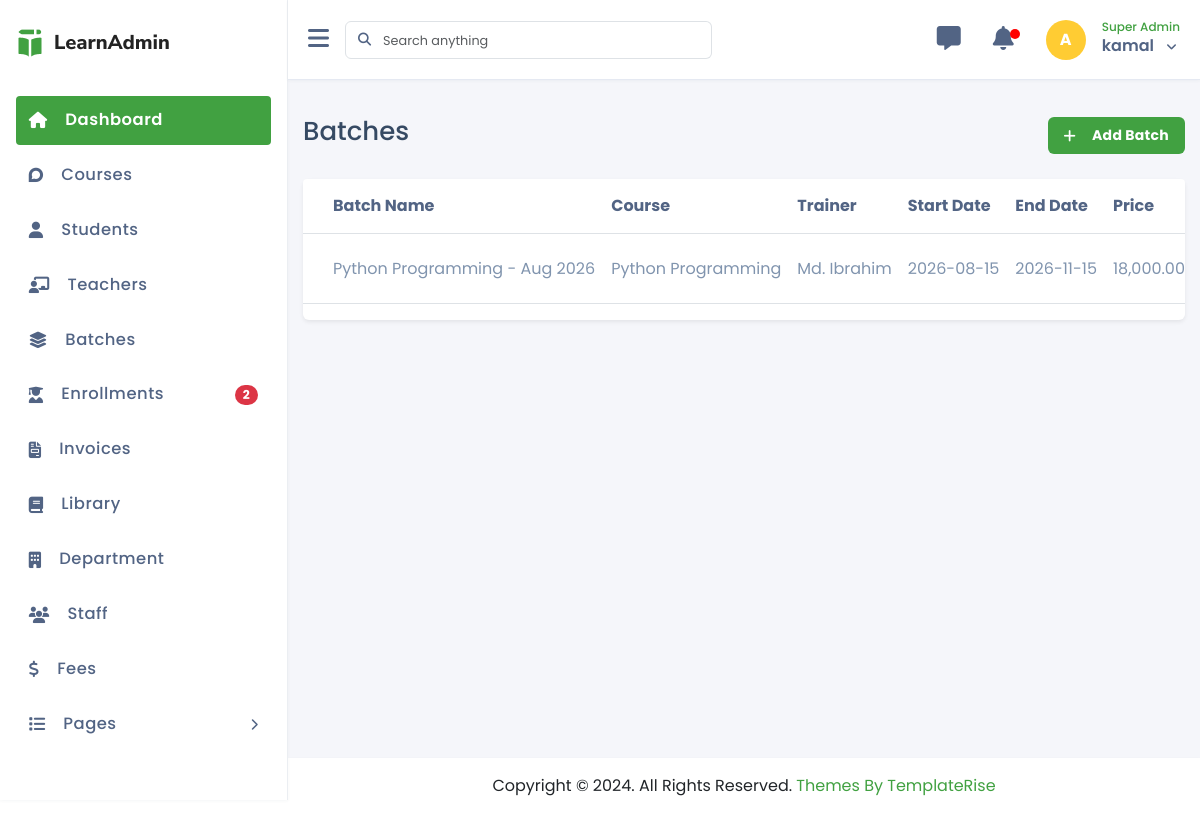
The page /batches/list.php (signed in) on the database its author committed.
### tables this page shows
CREATE TABLE `batches` (
  `id` int(10) NOT NULL,
  `course_id` int(10) NOT NULL,
  `trainer_id` int(10) NOT NULL,
  `Start_date` date NOT NULL,
  `End_date` date NOT NULL,
  `Price` decimal(10,2) NOT NULL DEFAULT 0.00,
  `Discount` decimal(10,2) NOT NULL DEFAULT 0.00,
  `Discount_type` tinyint(4) NOT NULL DEFAULT 1 COMMENT '1= Fixed,2 = Percentage',
  `start_time` time NOT NULL,
  `end_time` time NOT NULL,
  `room` varchar(50) DEFAULT NULL,
  `created_at` timestamp NOT NULL DEFAULT current_timestamp(),
  `updated_at` timestamp NOT NULL DEFAULT current_timestamp() ON UPDATE current_timestamp(),
  `created_by` int(10) UNSIGNED DEFAULT NULL,
  `updated_by` int(10) UNSIGNED DEFAULT NULL,
  `deleted_at` timestamp NULL DEFAULT NULL,
  `batch_name` varchar(100) NOT NULL,
  `total_seats` int(11) NOT NULL DEFAULT 0,
  `status` tinyint(4) NOT NULL DEFAULT 0 COMMENT '0 = Upcoming, 1 = Running, 2 = Completed'
);

CREATE TABLE `courses` (
  `id` int(11) NOT NULL,
  `course_name` varchar(100) NOT NULL,
  `category` text DEFAULT NULL,
  `duration` varchar(50) DEFAULT NULL,
  `fee` decimal(10,2) DEFAULT 0.00,
  `trainer_id` int(11) DEFAULT NULL,
  `start_date` date DEFAULT NULL,
  `end_date` date DEFAULT NULL,
  `status` int(11) NOT NULL DEFAULT 2 COMMENT '0 = Running, 1 = Completed, 2 = Upcoming',
  `description` longtext NOT NULL,
  `image` varchar(255) NOT NULL,
  `created_at` timestamp NOT NULL DEFAULT current_timestamp(),
  `updated_at` timestamp NOT NULL DEFAULT current_timestamp() ON UPDATE current_timestamp(),
  `deleted_at` timestamp NULL DEFAULT NULL,
  `created_by` int(11) DEFAULT NULL,
  `updated_by` int(11) DEFAULT NULL
);

CREATE TABLE `users` (
  `id` int(10) UNSIGNED NOT NULL,
  `full_name` varchar(100) NOT NULL,
  `email` varchar(100) NOT NULL,
  `phone` varchar(20) DEFAULT NULL,
  `password` varchar(255) NOT NULL,
  `role_id` int(11) NOT NULL,
  `status` tinyint(4) NOT NULL DEFAULT 1,
  `created_at` timestamp NOT NULL DEFAULT current_timestamp(),
  `updated_at` timestamp NOT NULL DEFAULT current_timestamp() ON UPDATE current_timestamp(),
  `deleted_at` datetime DEFAULT NULL
);

### crud/crud_class.php (called while the page is built, shortened)
<?php
class crud_class{
    private $host = "localhost";
    private $username = "root";
    private $password = "";
    private $database = "technova_training_institute";
    public $conn;
    public function __construct(){
        $this->conn = new mysqli($this->host, $this->username, $this->password, $this->database);
    }
    public function common_query($sql,$limit = "",$offset = ""){
        $result=[
            "status"=>false,
            "data"=>[],
            "message"=>""
        ];
        $rs = $this->conn->query($sql);
        if($rs->num_rows > 0){
            $result["status"] = true;
            $result["message"] = "Records found";
            while($row = $rs->fetch_object()){
                $result["data"][] = $row;
            }
            return $result;
        } else {
            $result["message"] = "No records found";
            return $result;
        }
    }
    function getMainTable($sql)
    {
        $level = 0;
        $length = strlen($sql);
        for ($i = 0; $i < $length; $i++) {
            if ($sql[$i] == '(') {
                $level++;
            } elseif ($sql[$i] == ')') {
                $level--;
            }
            if ($level == 0 && strtoupper(substr($sql, $i, 5)) == 'FROM ') {
                $rest = trim(substr($sql, $i + 5));
                if (preg_match('/^`?([a-zA-Z0-9_]+)`?/i', $rest, $matches)) {
                    return $matches[1];
                }
            }
        }
        return "";
    }
}

### component/connection.php (called while the page is built, shortened)
<?php
    require_once  ($_SERVER['DOCUMENT_ROOT'] . "/technova_training_institute/crud/crud_class.php");
    $crud = new crud_class();
?>

### batches/list.php (the view, shortened to what this page needs)
<?php require_once "../component/header.php"; ?>
<?php require_once "../component/sidebar.php"; ?>
<div class="main-content">
    <div class="row">
        <div class="col-12">
            <div class="d-flex align-items-lg-center flex-column flex-md-row flex-lg-row mt-3">
                <div class="flex-grow-1">
                    <h3 class="mb-2 text-size-26 text-color-2">Batches</h3>
                </div>
                <div class="mt-3 mt-lg-0">
                    <div class="d-flex align-items-center">
                        <a href="create.php" class="cursor-pointer ms-4 bg-white bg-primary text-white d-flex align-items-center px-3 py-2 rounded-2 text-normal fw-bolder letter-spacing-26">
                            <i class="fa-solid fa-plus me-3"></i> Add Batch
                        </a>
                    </div>
                </div>
            </div>
        </div>
    </div>
    <div class="mt-4">
        <div class="card shadow-sm border-0">
            <div class="card-body p-0">
                <div class="table-responsive table-rounded-top">
                    <table class="table align-middle">
                        <thead>
                            <tr>
                                <th>Batch Name</th>
                                <th>Course</th>
                                <th>Trainer</th>
                                <th>Start Date</th>
                                <th>End Date</th>
                                <th>Price</th>
                            </tr>
                        </thead>
                        <tbody>
                            <?php
                            $sql = "SELECT batches.*, courses.course_name, users.full_name as trainer_name
                                    FROM batches
                                    JOIN courses ON batches.course_id = courses.id
                                    JOIN trainers ON batches.trainer_id = trainers.id
                                    JOIN users ON trainers.user_id = users.id
                                    WHERE batches.deleted_at IS NULL";
                            $result = $crud->common_query($sql);
                            if ($result['status']) {
                                foreach ($result['data'] as $batch) {
                            ?>
                            <tr>
                                <td><?= $batch->batch_name ?></td>
                                <td><?= $batch->course_name ?></td>
                                <td><?= $batch->trainer_name ?></td>
                                <td><?= $batch->Start_date ?></td>
                                <td><?= $batch->End_date ?></td>
                                <td><?= number_format($batch->Price, 2) ?></td>
                            </tr>
                            <?php
                                }
                            } else {
                                echo "<tr><td colspan='8'>No batches found</td></tr>";
                            }
                            ?>
                        </tbody>
                    </table>
                </div>
            </div>
        </div>
    </div>
</div>
<?php require_once "../component/footer.php" ?>

### assets/css/style.css (style rules this page uses)
:root { --primary: #41A141; --secondary: #EEEEEE; --sidebar-bg: var(--secondary); --main-bg: #ffffff; --chart-gradient-start: #6dd5ed; --chart-gradient-end: #2193b0; --text-primary: var(--primary); --text-secondary: var(--secondary); --primary-gradient: linear-gradient(270.13deg, #00000080 0.09%, #00000080 88.52%); --btn-primary: var(--primary); --btn-secondary: #DEDEDE; --blue-zodiac: #3D405C; --grey: #898989; --lavender-gray: #DDE1EEB2; --bg-white: #ffffff; --grey-94: #EBEEF2; --text-color-1: #526484; --text-color-2: #364A63; --text-color-3: #8094AE; }
body { font-family: Poppins; }
a { text-decoration: none; }
.text-color-2 { color: var(--text-color-2) !important; }
.text-normal { font-size: .875em; }
.bg-primary { background-color: var(--primary) !important; }
.main-content { min-height: 630px; margin-top: 5rem; padding: 20px 15px 0 15px; }
.letter-spacing-26 { letter-spacing: 0.26px; }
.cursor-pointer { cursor: pointer; }
.table-rounded-top { border-top-left-radius: 4px; border-top-right-radius: 4px; }
table tr th { padding-top: 15px !important; padding-bottom: 15px !important; color: var(--text-color-1) !important; }
table tr td { padding-top: 15px !important; padding-bottom: 15px !important; color: var(--text-color-3) !important; }
table tr th:first-child, table tr td:first-child { padding-left: 30px !important; }
.text-size-26 { font-size: 1.625rem; }
.table th, .table td { white-space: nowrap; }

### rows shown on the page
batches: batch_name "Python Programming - Aug 2026", course.course_name "Python Programming", users.full_name "Md. Ibrahim", Start_date "2026-08-15", End_date "2026-11-15", Price "18,000.00"

### other values the page prints
$count "2"
$_SESSION['user_role'] "Super Admin"
$_SESSION['user_name'] "kamal"
